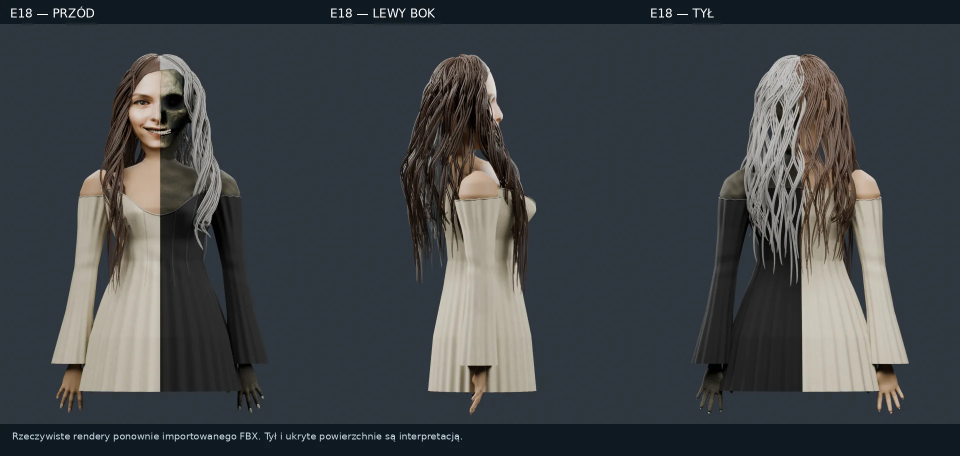
#> input picture docs/reviews/e17/assets/e18-views.webp, 1920 x 912 px, given in place of before-face.png, which was not available (shown at 1/2 size); the run also reads 1 picture not shown here
$ python make_comparisons.py
#> lines starting #> are read from the running program, lines starting #| are printed output that depends on the picture; pictures that were not available may be replaced by others from this repository, and a replacement may not be noted
from pathlib import Path
from PIL import Image,ImageDraw,ImageFont,ImageOps
import json,hashlib,shutil
R=Path('/workspace/scratch/584c9d97a5a1');D=R/'e19/final';A=R/'public-resume/dist/assets'
font='/usr/share/fonts/truetype/dejavu/DejaVuSans.ttf'
def f(n):return ImageFont.truetype(font,n)
def board(items,labels,name,w=600,h=750,note='Rzeczywiste rendery ponownie importowanych GLB. Ta sama kamera i światło dla przed/po.'):
 im=Image.new('RGB',(w*len(items),h+118),'#111c25');dr=ImageDraw.Draw(im)
 for i,(src,label) in enumerate(zip(items,labels)):
  p=Image.open(src).convert('RGB') if not isinstance(src,Image.Image) else src.convert('RGB')
  p=ImageOps.contain(p,(w-16,h));im.paste(p,(i*w+(w-p.width)//2,58+(h-p.height)//2));dr.text((i*w+18,14),label,font=f(24),fill='#f2f5f7')
 dr.text((18,h+77),note,font=f(18),fill='#b6c5cc');im.save(D/(name+'.png'));im.save(A/(name+'.webp'),quality=91,method=6)
board([D/'before-face.png',D/'after-face.png'],['PRZED · E18R','PO · E19'],'E19-PRZED-PO',800,1000)
#> in board, `im = Image.new('RGB', (w * len(items), h + 118), '#111c25')`:
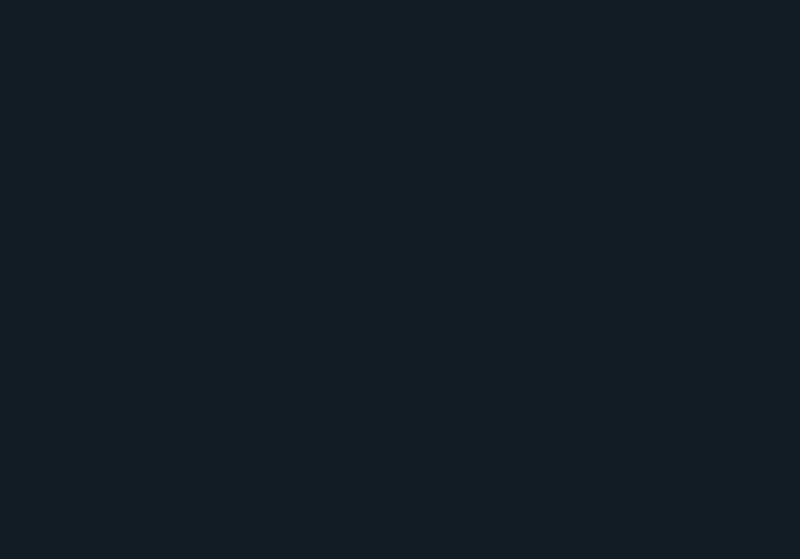
#> im: PIL image 1600x1118 RGB (shown at 1/2 size); mean R, G, B 17, 28, 37
#> in board, p is the input picture: PIL image 1920x912 RGB; mean R, G, B 63.3, 67.1, 70
#> in board, `p = ImageOps.contain(p, (w - 16, h))`:
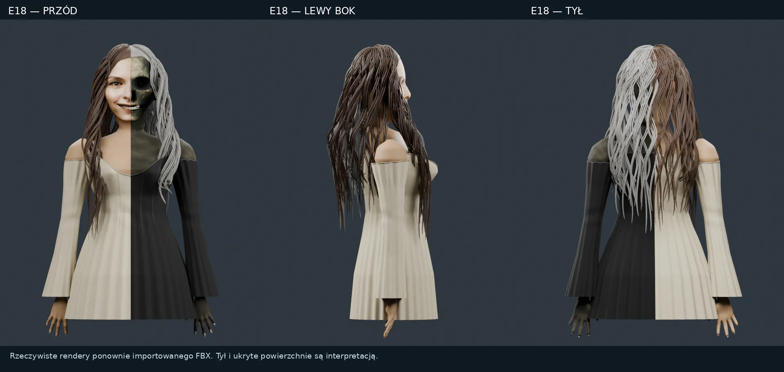
#> p: PIL image 784x372 RGB; mean R, G, B 63.3, 67.1, 70
#> in board, `im.paste(p, (i * w + (w - p.width) // 2, 58 + (h - p.height) // 2))`:
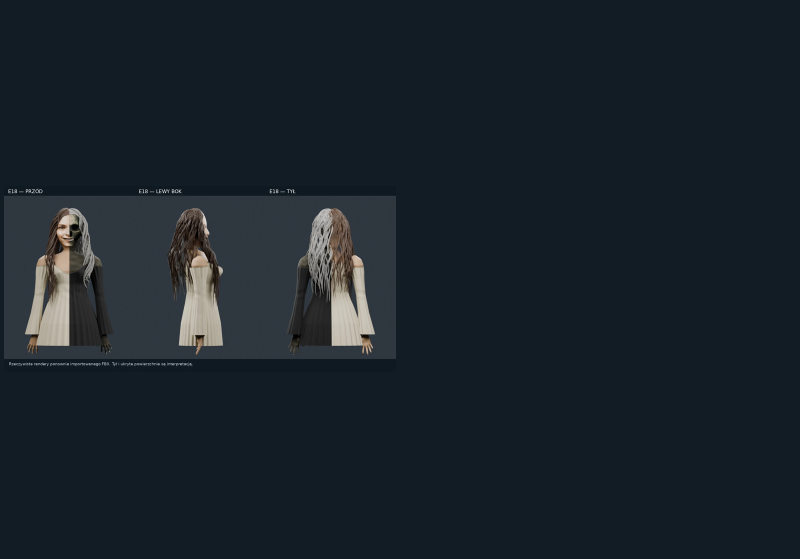
#> im: PIL image 1600x1118 RGB (shown at 1/2 size); mean R, G, B 24.5, 34.4, 42.4
#> pass 2 of the loop in board, `for i,(src,label) in enumerate(zip(items,labels)):`:
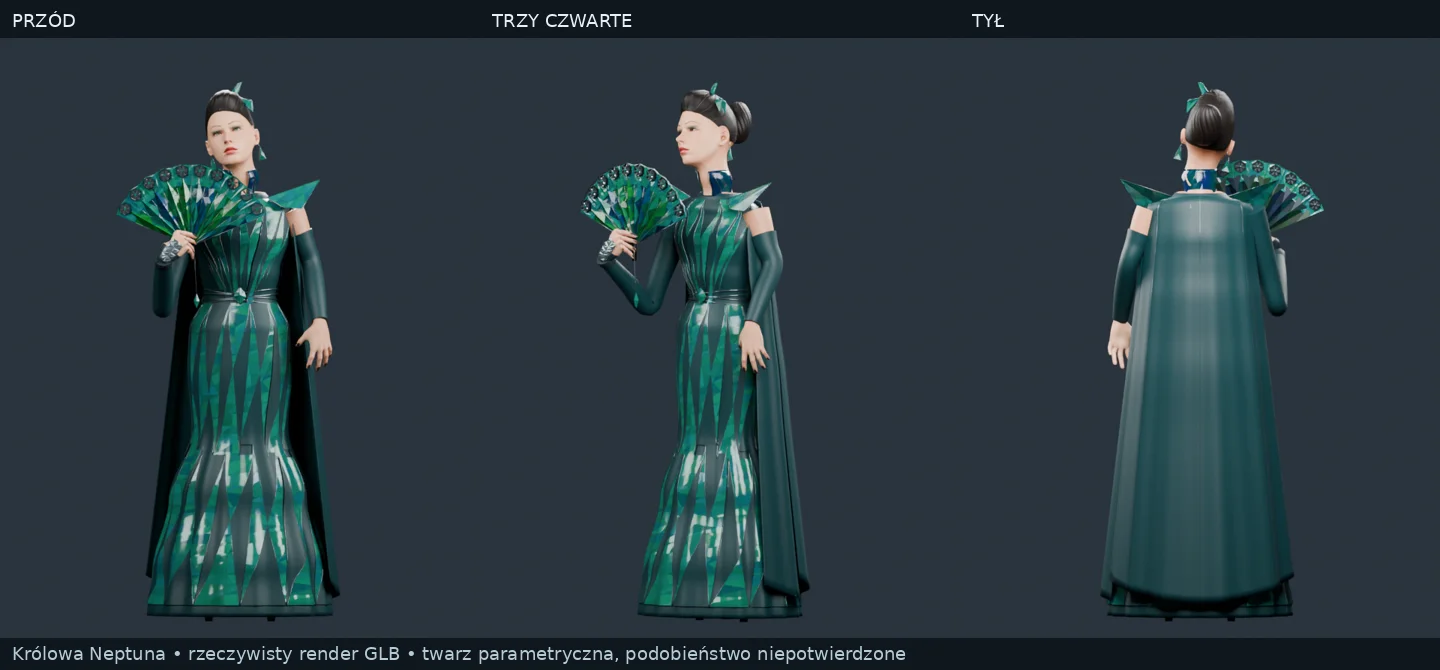
#> input picture docs/reviews/e17/assets/queen.webp, 1440 x 670 px, given in place of after-face.png, which was not available
#> in board, p is the input picture: PIL image 1440x670 RGB; mean R, G, B 42, 57.6, 64.4
#> p: PIL image 784x365 RGB
#> in board, `im.paste(p, (i * w + (w - p.width) // 2, 58 + (h - p.height) // 2))`:
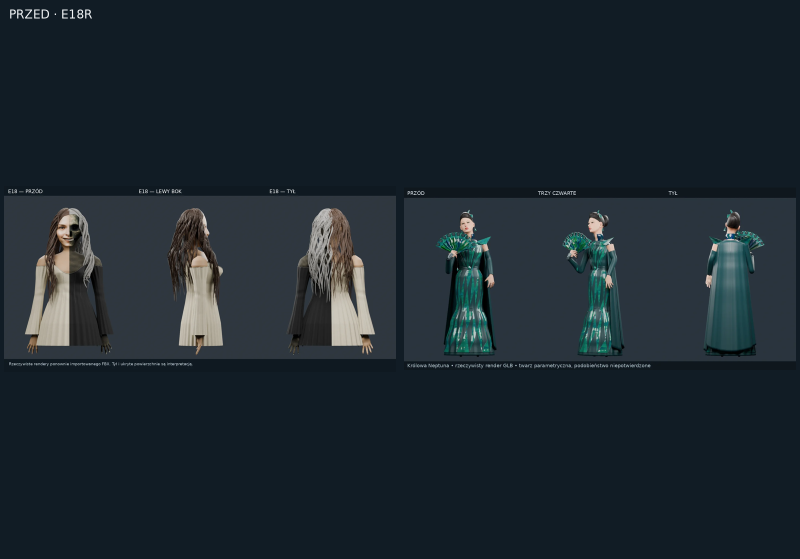
#> im: PIL image 1600x1118 RGB (shown at 1/2 size); mean R, G, B 28.7, 39.2, 46.9
#> in board, `dr.text((18, h + 77), note, font=f(18), fill='#b6c5cc')`:
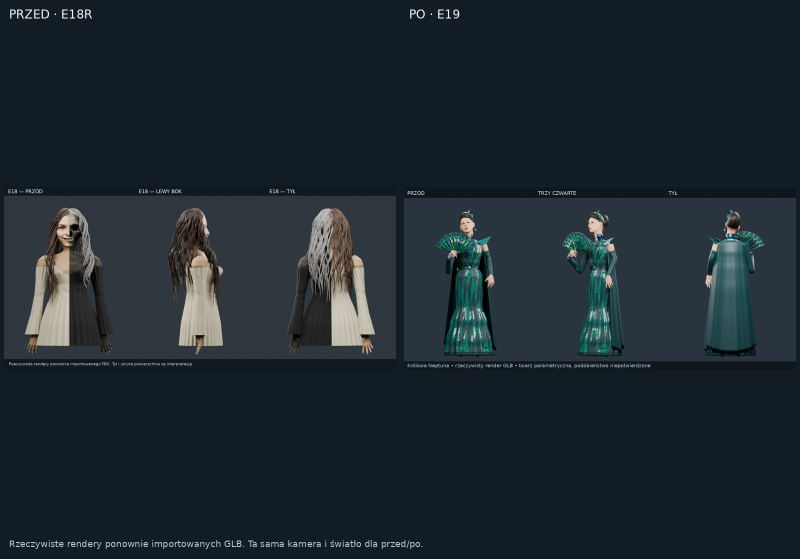
#> saved as E19-PRZED-PO.png: PIL image 1600x1118 RGB (shown at 1/2 size); mean R, G, B 29, 39.6, 47.2
board([D/'before-front.png',D/'after-front.png'],['TORS · E18R','TORS · E19'],'E19-TORSO',640,800)
#> call 2 of board, with name = 'E19-TORSO', w = 640, h = 800
#> in board (call 2), `p = ImageOps.contain(p, (w - 16, h))`:
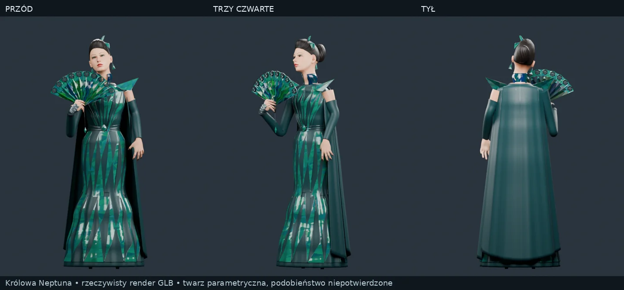
#> p: PIL image 624x290 RGB; mean R, G, B 42, 57.6, 64.4
#> in board (call 2), `im.paste(p, (i * w + (w - p.width) // 2, 58 + (h - p.height) // 2))`:
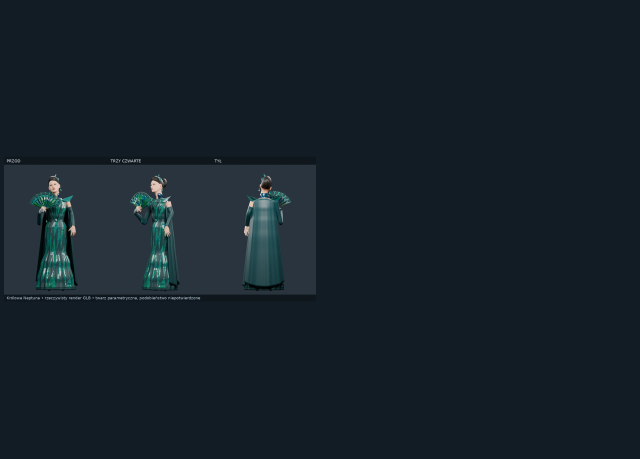
#> im: PIL image 1280x918 RGB (shown at 1/2 size); mean R, G, B 20.8, 32.6, 41.2
#> pass 2 of the loop in board, `for i,(src,label) in enumerate(zip(items,labels)):`:
#> (the run stopped early here; a loop or call above may not have finished)
